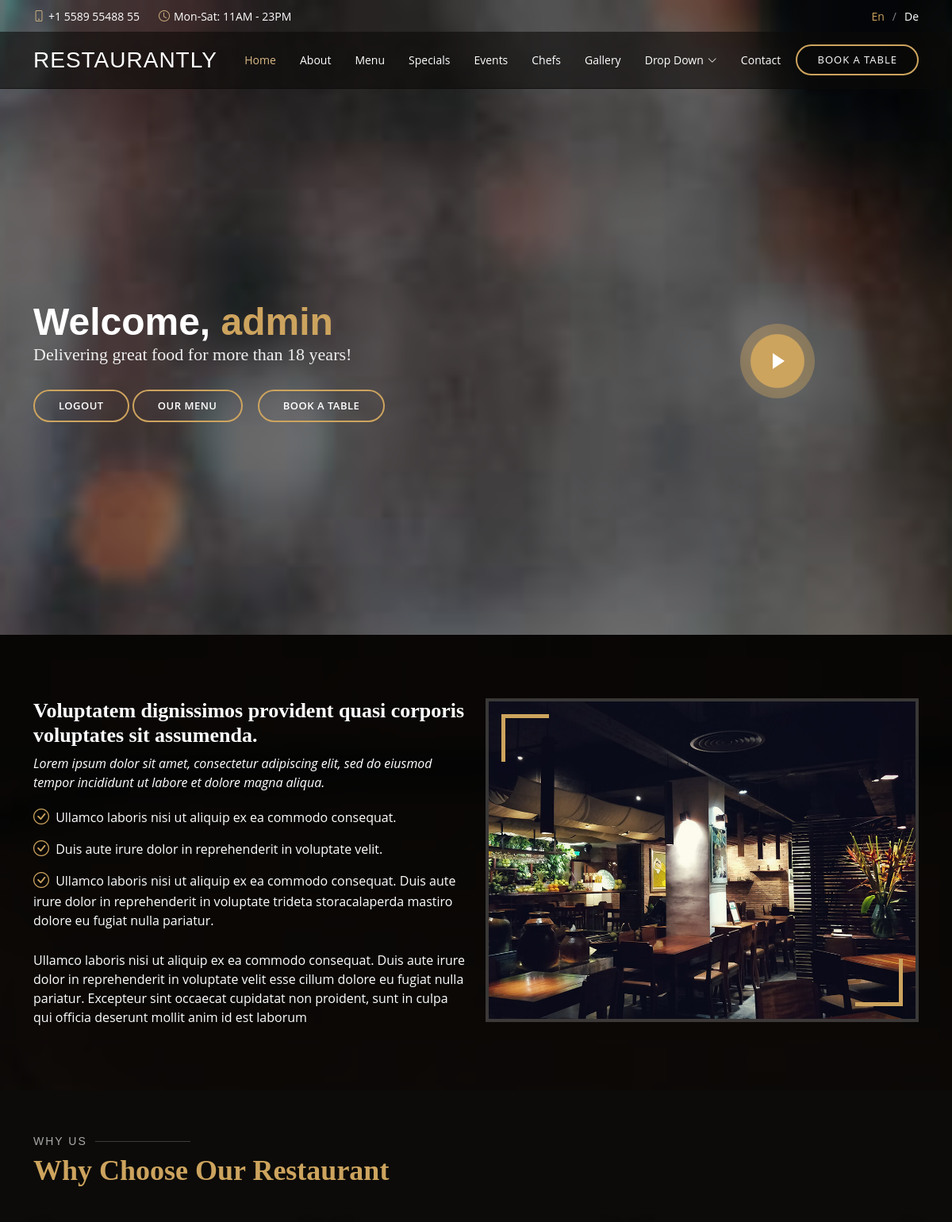
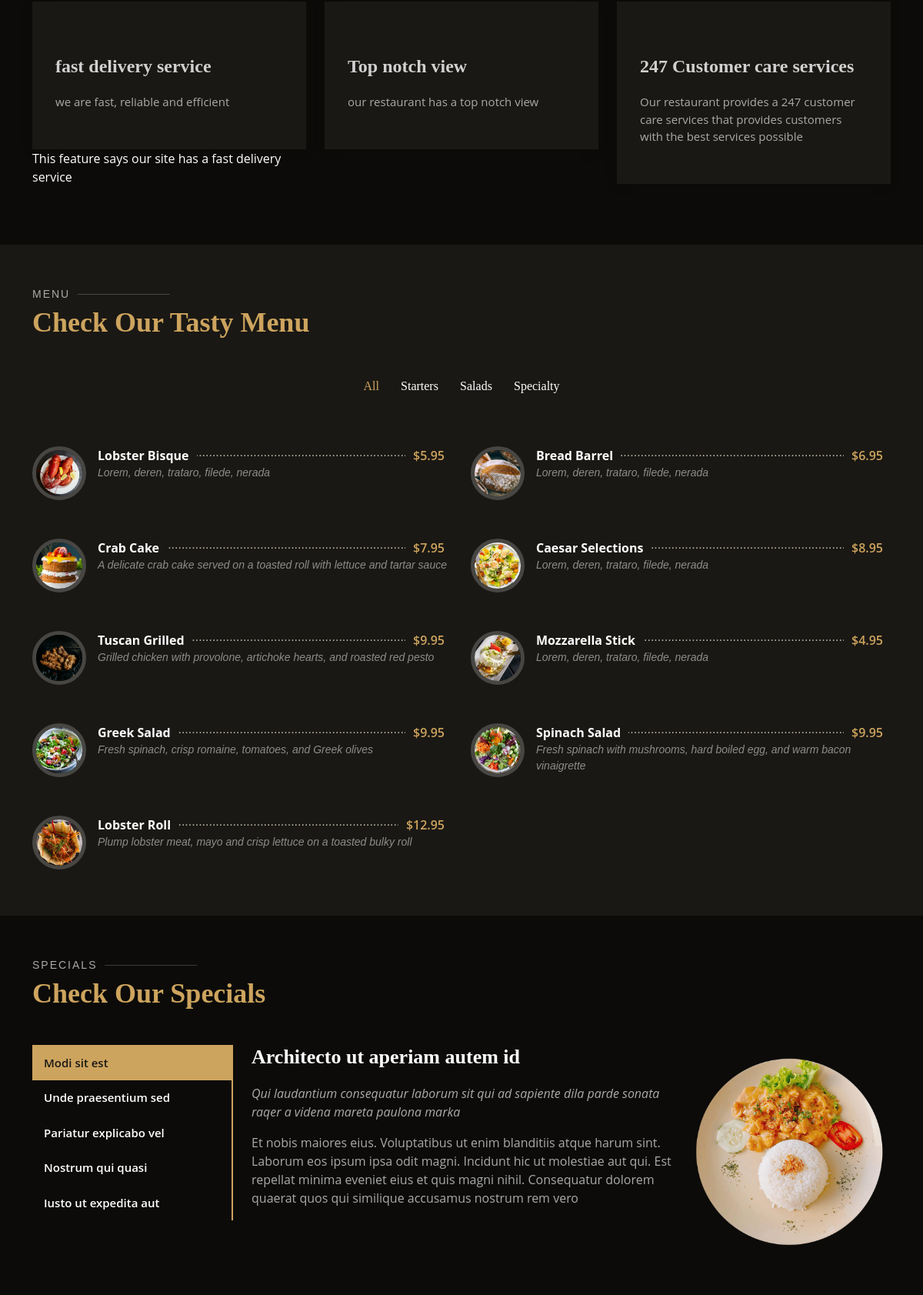
The app's page / (signed in, upper part) with its own data (2 pictures, top to bottom).
### myapp/models.py (models this page shows)
class Feature(models.Model):
    name = models.CharField(max_length=100, default='default name value')
    details = models.CharField(max_length=500, default='default details value')

### myapp/views.py (the view)
# urls.py: path('', views.index, name= 'index'),
def index(request):
    features = Feature.objects.all()
    return render(request, 'index.html', {'features':features})

### Templates/index.html (shortened to what this page needs)
{% load static %}
<!DOCTYPE html>
<html lang="en">
<head>
  <link href="{% static ' assets/vendor/animate.css/animate.min.css' %}" rel="stylesheet">
  <link href="{% static ' assets/vendor/aos/aos.css" rel="stylesheet' %}">
  <link href="{% static ' assets/vendor/bootstrap/css/bootstrap.min.css' %}" rel="stylesheet">
  <link href="{% static ' assets/vendor/bootstrap-icons/bootstrap-icons.css' %}" rel="stylesheet">
  <link href="{% static ' assets/vendor/boxicons/css/boxicons.min.css' %}" rel="stylesheet">
  <link href="{% static ' assets/vendor/glightbox/css/glightbox.min.css' %}" rel="stylesheet">
  <link href="{% static ' assets/vendor/swiper/swiper-bundle.min.css' %}" rel="stylesheet">
  <link href="{% static 'assets/css/style.css' %}" rel="stylesheet">
</head>
<body>
  <div id="topbar" class="d-flex align-items-center fixed-top">
    <div class="container d-flex justify-content-center justify-content-md-between">
      <div class="contact-info d-flex align-items-center">
        <i class="bi bi-phone d-flex align-items-center"><span>+1 5589 55488 55</span></i>
        <i class="bi bi-clock d-flex align-items-center ms-4"><span> Mon-Sat: 11AM - 23PM</span></i>
      </div>
      <div class="languages d-none d-md-flex align-items-center">
        <ul>
          <li>En</li>
          <li><a href="#">De</a></li>
        </ul>
      </div>
    </div>
  </div>
  <header id="header" class="fixed-top d-flex align-items-cente">
    <div class="container-fluid container-xl d-flex align-items-center justify-content-lg-between">
      <h1 class="logo me-auto me-lg-0"><a href="index.html">Restaurantly</a></h1>
      <nav id="navbar" class="navbar order-last order-lg-0">
        <ul>
          <li><a class="nav-link scrollto active" href="#hero">Home</a></li>
          <li><a class="nav-link scrollto" href="#about">About</a></li>
          <li><a class="nav-link scrollto" href="#menu">Menu</a></li>
          <li><a class="nav-link scrollto" href="#specials">Specials</a></li>
          <li><a class="nav-link scrollto" href="#events">Events</a></li>
          <li><a class="nav-link scrollto" href="#chefs">Chefs</a></li>
          <li><a class="nav-link scrollto" href="#gallery">Gallery</a></li>
          <li class="dropdown"><a href="#"><span>Drop Down</span> <i class="bi bi-chevron-down"></i></a>
          </li>
          <li><a class="nav-link scrollto" href="#contact">Contact</a></li>
        </ul>
      </nav>
      <a href="#book-a-table" class="book-a-table-btn scrollto d-none d-lg-flex">Book a table</a>
    </div>
  </header>
  <section id="hero" class="d-flex align-items-center">
    <div class="container position-relative text-center text-lg-start" data-aos="zoom-in" data-aos-delay="100">
      <div class="row">
        <div class="col-lg-8">
          {% if user.is_authenticated %}
          <h1>Welcome, <span>{{user.username}}</span></h1>
          <h2>Delivering great food for more than 18 years!</h2>
          {% else %}
          <h1>Welcome to <span>Restaurantly</span></h1>
          <h2>Delivering great food for more than 18 years!</h2>
          {% endif %}
          <div class="btns">
            {% if user.is_authenticated %}
            <a href="" class="btn-menu animated fadeInUp scrollto">Logout</a>
            <a href="#menu" class="btn-menu animated fadeInUp scrollto">Our Menu</a>
            <a href="#book-a-table" class="btn-book animated fadeInUp scrollto">Book a Table</a>
            {% else %}
            <a href="login.html" class="btn-menu animated fadeInUp scrollto">login or signup</a>
            {% endif %}
          </div>
        </div>
        <div class="col-lg-4 d-flex align-items-center justify-content-center position-relative" data-aos="zoom-in" data-aos-delay="200">
          <a href="https://www.youtube.com/watch?v=u6BOC7CDUTQ" class="glightbox play-btn"></a>
        </div>
      </div>
    </div>
  </section>
  <main id="main">
    <section id="about" class="about">
      <div class="container" data-aos="fade-up">
        <div class="row">
          <div class="col-lg-6 order-1 order-lg-2" data-aos="zoom-in" data-aos-delay="100">
            <div class="about-img">
              <img src="{% static 'assets/img/about.jpg' %}" alt="">
            </div>
          </div>
          <div class="col-lg-6 pt-4 pt-lg-0 order-2 order-lg-1 content">
            <h3>Voluptatem dignissimos provident quasi corporis voluptates sit assumenda.</h3>
            <p class="fst-italic">
              Lorem ipsum dolor sit amet, consectetur adipiscing elit, sed do eiusmod tempor incididunt ut labore et dolore
              magna aliqua.
            </p>
            <ul>
              <li><i class="bi bi-check-circle"></i> Ullamco laboris nisi ut aliquip ex ea commodo consequat.</li>
              <li><i class="bi bi-check-circle"></i> Duis aute irure dolor in reprehenderit in voluptate velit.</li>
              <li><i class="bi bi-check-circle"></i> Ullamco laboris nisi ut aliquip ex ea commodo consequat. Duis aute irure dolor in reprehenderit in voluptate trideta storacalaperda mastiro dolore eu fugiat nulla pariatur.</li>
            </ul>
            <p>
              Ullamco laboris nisi ut aliquip ex ea commodo consequat. Duis aute irure dolor in reprehenderit in voluptate
              velit esse cillum dolore eu fugiat nulla pariatur. Excepteur sint occaecat cupidatat non proident, sunt in
              culpa qui officia deserunt mollit anim id est laborum
            </p>
          </div>
        </div>
      </div>
    </section>
    <section id="why-us" class="why-us">
      <div class="container" data-aos="fade-up">
        <div class="section-title">
          <h2>Why Us</h2>
          <p>Why Choose Our Restaurant</p>
        </div>
        <div class="row">
         {% for feature in features %}
          <div class="col-lg-4">
            <div class="box" data-aos="zoom-in" data-aos-delay="100">
              <h4>{{feature.name}}</h4>
              <p>{{feature.details}}</p>
            </div>
            {% if feature.name == 'fast delivery service' %}
            <p>This feature says our site has a fast delivery service</p>
            {% endif %}
          </div>
          {% endfor %}
      </div>
    </section>
    <section id="menu" class="menu section-bg">
      <div class="container" data-aos="fade-up">
        <div class="section-title">
          <h2>Menu</h2>
          <p>Check Our Tasty Menu</p>
        </div>
        <div class="row" data-aos="fade-up" data-aos-delay="100">
          <div class="col-lg-12 d-flex justify-content-center">
            <ul id="menu-flters">
              <li data-filter="*" class="filter-active">All</li>
              <li data-filter=".filter-starters">Starters</li>
              <li data-filter=".filter-salads">Salads</li>
              <li data-filter=".filter-specialty">Specialty</li>
            </ul>
          </div>
        </div>
        <div class="row menu-container" data-aos="fade-up" data-aos-delay="200">
          <div class="col-lg-6 menu-item filter-starters">
            <img src="{% static 'assets/img/menu/lobster-bisque.jpg' %}" class="menu-img" alt="">
            <div class="menu-content">
              <a href="#">Lobster Bisque</a><span>$5.95</span>
            </div>
            <div class="menu-ingredients">
              Lorem, deren, trataro, filede, nerada
            </div>
          </div>
          <div class="col-lg-6 menu-item filter-specialty">
            <img src="{% static 'assets/img/menu/bread-barrel.jpg' %}" class="menu-img" alt="">
            <div class="menu-content">
              <a href="#">Bread Barrel</a><span>$6.95</span>
            </div>
            <div class="menu-ingredients">
              Lorem, deren, trataro, filede, nerada
            </div>
          </div>
          <div class="col-lg-6 menu-item filter-starters">
            <img src="{% static 'assets/img/menu/cake.jpg' %}" class="menu-img" alt="">
            <div class="menu-content">
              <a href="#">Crab Cake</a><span>$7.95</span>
            </div>
            <div class="menu-ingredients">
              A delicate crab cake served on a toasted roll with lettuce and tartar sauce
            </div>
          </div>
          <div class="col-lg-6 menu-item filter-salads">
            <img src="{% static 'assets/img/menu/caesar.jpg' %}" class="menu-img" alt="">
            <div class="menu-content">
              <a href="#">Caesar Selections</a><span>$8.95</span>
            </div>
            <div class="menu-ingredients">
              Lorem, deren, trataro, filede, nerada
            </div>
          </div>
          <div class="col-lg-6 menu-item filter-specialty">
            <img src="{% static 'assets/img/menu/tuscan-grilled.jpg' %}" class="menu-img" alt="">
            <div class="menu-content">
              <a href="#">Tuscan Grilled</a><span>$9.95</span>
            </div>
            <div class="menu-ingredients">
              Grilled chicken with provolone, artichoke hearts, and roasted red pesto
            </div>
          </div>
          <div class="col-lg-6 menu-item filter-starters">
            <img src="{% static 'assets/img/menu/mozzarella.jpg' %}" class="menu-img" alt="">
            <div class="menu-content">
              <a href="#">Mozzarella Stick</a><span>$4.95</span>
            </div>
            <div class="menu-ingredients">
              Lorem, deren, trataro, filede, nerada
            </div>
          </div>
          <div class="col-lg-6 menu-item filter-salads">
            <img src="{% static 'assets/img/menu/greek-salad.jpg' %}" class="menu-img" alt="">
            <div class="menu-content">
              <a href="#">Greek Salad</a><span>$9.95</span>
            </div>
            <div class="menu-ingredients">
              Fresh spinach, crisp romaine, tomatoes, and Greek olives
            </div>
          </div>
          <div class="col-lg-6 menu-item filter-salads">
            <img src="{% static 'assets/img/menu/spinach-salad.jpg' %}" class="menu-img" alt="">
            <div class="menu-content">
              <a href="#">Spinach Salad</a><span>$9.95</span>
            </div>
            <div class="menu-ingredients">
              Fresh spinach with mushrooms, hard boiled egg, and warm bacon vinaigrette
            </div>
          </div>
          <div class="col-lg-6 menu-item filter-specialty">
            <img src="{% static 'assets/img/menu/lobster-roll.jpg' %}" class="menu-img" alt="">
            <div class="menu-content">
              <a href="#">Lobster Roll</a><span>$12.95</span>
            </div>
            <div class="menu-ingredients">
              Plump lobster meat, mayo and crisp lettuce on a toasted bulky roll
            </div>
          </div>
        </div>
      </div>
    </section>
    <section id="specials" class="specials">
      <div class="container" data-aos="fade-up">
        <div class="section-title">
          <h2>Specials</h2>
          <p>Check Our Specials</p>
        </div>
        <div class="row" data-aos="fade-up" data-aos-delay="100">
          <div class="col-lg-3">
            <ul class="nav nav-tabs flex-column">
              <li class="nav-item">
                <a class="nav-link active show" data-bs-toggle="tab" href="#tab-1">Modi sit est</a>
              </li>
              <li class="nav-item">
                <a class="nav-link" data-bs-toggle="tab" href="#tab-2">Unde praesentium sed</a>
              </li>
              <li class="nav-item">
                <a class="nav-link" data-bs-toggle="tab" href="#tab-3">Pariatur explicabo vel</a>
              </li>
              <li class="nav-item">
                <a class="nav-link" data-bs-toggle="tab" href="#tab-4">Nostrum qui quasi</a>
              </li>
              <li class="nav-item">
                <a class="nav-link" data-bs-toggle="tab" href="#tab-5">Iusto ut expedita aut</a>
              </li>
            </ul>
          </div>
          <div class="col-lg-9 mt-4 mt-lg-0">
            <div class="tab-content">
              <div class="tab-pane active show" id="tab-1">
                <div class="row">
                  <div class="col-lg-8 details order-2 order-lg-1">
                    <h3>Architecto ut aperiam autem id</h3>
                    <p class="fst-italic">Qui laudantium consequatur laborum sit qui ad sapiente dila parde sonata raqer a videna mareta paulona marka</p>
                    <p>Et nobis maiores eius. Voluptatibus ut enim blanditiis atque harum sint. Laborum eos ipsum ipsa odit magni. Incidunt hic ut molestiae aut qui. Est repellat minima eveniet eius et quis magni nihil. Consequatur dolorem quaerat quos qui similique accusamus nostrum rem vero</p>
                  </div>
                  <div class="col-lg-4 text-center order-1 order-lg-2">
                    <img src="{% static 'assets/img/specials-1.png' %}" alt="" class="img-fluid">
                  </div>
                </div>
              </div>
            </div>
          </div>
        </div>
      </div>
    </section>
  </main>
</body>
</html>

### records on screen
Feature: name "fast delivery service", details "we are fast, reliable and efficient", shows "This feature says our site has a fast delivery service"
Feature: name "Top notch view", details "our restaurant has a top notch view"
Feature: name "247 Customer care services", details "Our restaurant provides a 247 customer care services that provides customers with the best services possible"

### other values on screen
{{ user.username }} "admin"
